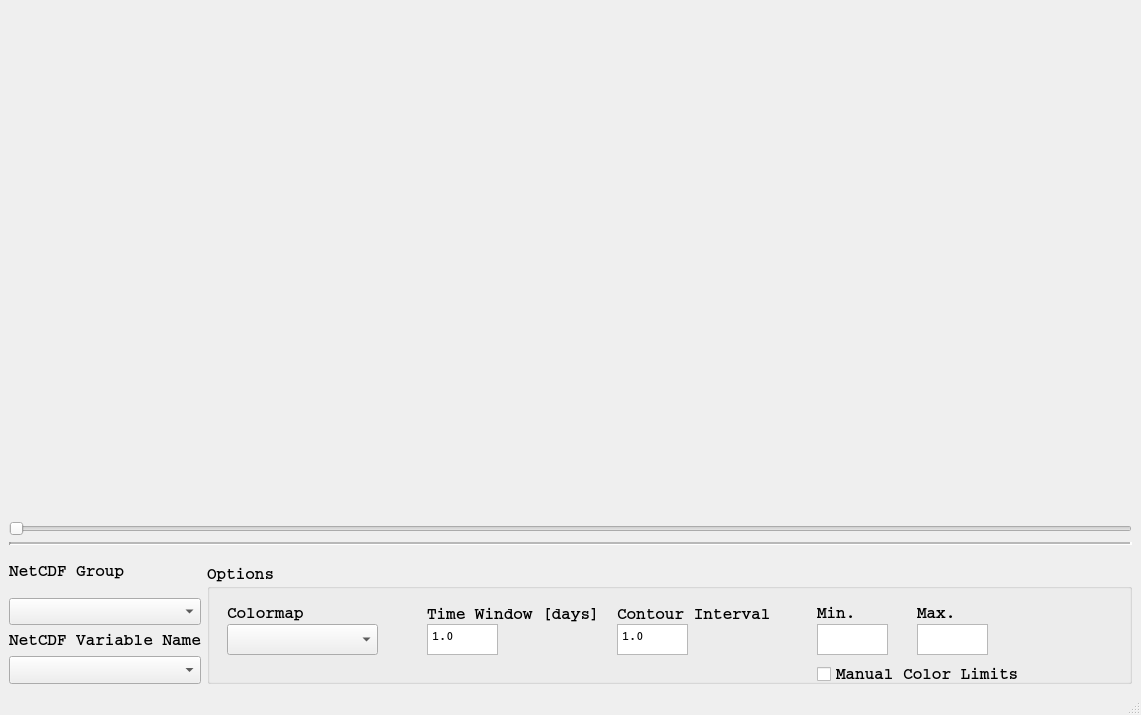
<?xml version="1.0" encoding="UTF-8"?>
<ui version="4.0">
 <class>OceanPlotPy</class>
 <widget class="QMainWindow" name="OceanPlotPy">
  <property name="geometry">
   <rect>
    <x>0</x>
    <y>0</y>
    <width>1141</width>
    <height>715</height>
   </rect>
  </property>
  <property name="sizePolicy">
   <sizepolicy hsizetype="Expanding" vsizetype="Expanding">
    <horstretch>0</horstretch>
    <verstretch>0</verstretch>
   </sizepolicy>
  </property>
  <property name="maximumSize">
   <size>
    <width>16777215</width>
    <height>715</height>
   </size>
  </property>
  <property name="windowTitle">
   <string>OceanPlotPy</string>
  </property>
  <widget class="QWidget" name="centralwidget">
   <layout class="QGridLayout" name="gridLayout">
    <item row="6" column="0">
     <widget class="QLabel" name="label_2">
      <property name="sizePolicy">
       <sizepolicy hsizetype="Maximum" vsizetype="Maximum">
        <horstretch>0</horstretch>
        <verstretch>0</verstretch>
       </sizepolicy>
      </property>
      <property name="font">
       <font>
        <family>Courier</family>
        <pointsize>12</pointsize>
        <weight>75</weight>
        <bold>true</bold>
       </font>
      </property>
      <property name="text">
       <string>NetCDF Variable Name</string>
      </property>
     </widget>
    </item>
    <item row="7" column="0">
     <widget class="QComboBox" name="ncvariable_comboBox">
      <property name="sizePolicy">
       <sizepolicy hsizetype="Maximum" vsizetype="Maximum">
        <horstretch>0</horstretch>
        <verstretch>0</verstretch>
       </sizepolicy>
      </property>
      <property name="maximumSize">
       <size>
        <width>300</width>
        <height>30</height>
       </size>
      </property>
     </widget>
    </item>
    <item row="2" column="0" colspan="2">
     <widget class="Line" name="line">
      <property name="frameShadow">
       <enum>QFrame::Sunken</enum>
      </property>
      <property name="lineWidth">
       <number>2</number>
      </property>
      <property name="midLineWidth">
       <number>2</number>
      </property>
      <property name="orientation">
       <enum>Qt::Horizontal</enum>
      </property>
     </widget>
    </item>
    <item row="3" column="0" rowspan="2">
     <widget class="QLabel" name="label">
      <property name="sizePolicy">
       <sizepolicy hsizetype="Fixed" vsizetype="Fixed">
        <horstretch>0</horstretch>
        <verstretch>0</verstretch>
       </sizepolicy>
      </property>
      <property name="font">
       <font>
        <family>Courier</family>
        <pointsize>12</pointsize>
        <weight>75</weight>
        <bold>true</bold>
       </font>
      </property>
      <property name="text">
       <string>NetCDF Group</string>
      </property>
     </widget>
    </item>
    <item row="1" column="0" colspan="2">
     <widget class="QSlider" name="horizontalSlider">
      <property name="sizePolicy">
       <sizepolicy hsizetype="Preferred" vsizetype="Fixed">
        <horstretch>0</horstretch>
        <verstretch>0</verstretch>
       </sizepolicy>
      </property>
      <property name="orientation">
       <enum>Qt::Horizontal</enum>
      </property>
     </widget>
    </item>
    <item row="0" column="0" colspan="2">
     <widget class="QWidget" name="mplwindow" native="true">
      <property name="sizePolicy">
       <sizepolicy hsizetype="Expanding" vsizetype="Expanding">
        <horstretch>0</horstretch>
        <verstretch>0</verstretch>
       </sizepolicy>
      </property>
      <property name="minimumSize">
       <size>
        <width>0</width>
        <height>500</height>
       </size>
      </property>
      <layout class="QVBoxLayout" name="mplvl"/>
     </widget>
    </item>
    <item row="5" column="0">
     <widget class="QComboBox" name="ncgroup_comboBox">
      <property name="sizePolicy">
       <sizepolicy hsizetype="Maximum" vsizetype="Maximum">
        <horstretch>0</horstretch>
        <verstretch>0</verstretch>
       </sizepolicy>
      </property>
      <property name="maximumSize">
       <size>
        <width>300</width>
        <height>30</height>
       </size>
      </property>
     </widget>
    </item>
    <item row="4" column="1" rowspan="4">
     <widget class="QGroupBox" name="groupBox">
      <property name="minimumSize">
       <size>
        <width>0</width>
        <height>120</height>
       </size>
      </property>
      <property name="font">
       <font>
        <family>Courier</family>
        <pointsize>12</pointsize>
        <weight>75</weight>
        <bold>true</bold>
       </font>
      </property>
      <property name="autoFillBackground">
       <bool>false</bool>
      </property>
      <property name="title">
       <string>Options</string>
      </property>
      <property name="alignment">
       <set>Qt::AlignLeading|Qt::AlignLeft|Qt::AlignTop</set>
      </property>
      <property name="flat">
       <bool>false</bool>
      </property>
      <property name="checkable">
       <bool>false</bool>
      </property>
      <widget class="QComboBox" name="comboBox_cmap">
       <property name="geometry">
        <rect>
         <x>20</x>
         <y>60</y>
         <width>151</width>
         <height>31</height>
        </rect>
       </property>
      </widget>
      <widget class="QCheckBox" name="checkBox_clim">
       <property name="geometry">
        <rect>
         <x>610</x>
         <y>100</y>
         <width>251</width>
         <height>21</height>
        </rect>
       </property>
       <property name="text">
        <string>Manual Color Limits</string>
       </property>
      </widget>
      <widget class="QTextEdit" name="textEdit_cmin">
       <property name="geometry">
        <rect>
         <x>610</x>
         <y>60</y>
         <width>71</width>
         <height>31</height>
        </rect>
       </property>
       <property name="font">
        <font>
         <family>Ubuntu</family>
         <pointsize>9</pointsize>
        </font>
       </property>
      </widget>
      <widget class="QTextEdit" name="textEdit_cmax">
       <property name="geometry">
        <rect>
         <x>710</x>
         <y>60</y>
         <width>71</width>
         <height>31</height>
        </rect>
       </property>
       <property name="font">
        <font>
         <family>Ubuntu</family>
         <pointsize>9</pointsize>
        </font>
       </property>
      </widget>
      <widget class="QLabel" name="label_3">
       <property name="geometry">
        <rect>
         <x>610</x>
         <y>40</y>
         <width>120</width>
         <height>19</height>
        </rect>
       </property>
       <property name="sizePolicy">
        <sizepolicy hsizetype="Fixed" vsizetype="Fixed">
         <horstretch>0</horstretch>
         <verstretch>0</verstretch>
        </sizepolicy>
       </property>
       <property name="font">
        <font>
         <family>Courier</family>
         <pointsize>12</pointsize>
         <weight>75</weight>
         <bold>true</bold>
        </font>
       </property>
       <property name="text">
        <string>Min.</string>
       </property>
      </widget>
      <widget class="QLabel" name="label_4">
       <property name="geometry">
        <rect>
         <x>710</x>
         <y>40</y>
         <width>120</width>
         <height>19</height>
        </rect>
       </property>
       <property name="sizePolicy">
        <sizepolicy hsizetype="Fixed" vsizetype="Fixed">
         <horstretch>0</horstretch>
         <verstretch>0</verstretch>
        </sizepolicy>
       </property>
       <property name="font">
        <font>
         <family>Courier</family>
         <pointsize>12</pointsize>
         <weight>75</weight>
         <bold>true</bold>
        </font>
       </property>
       <property name="text">
        <string>Max.</string>
       </property>
      </widget>
      <widget class="QLabel" name="label_5">
       <property name="geometry">
        <rect>
         <x>20</x>
         <y>40</y>
         <width>120</width>
         <height>19</height>
        </rect>
       </property>
       <property name="sizePolicy">
        <sizepolicy hsizetype="Fixed" vsizetype="Fixed">
         <horstretch>0</horstretch>
         <verstretch>0</verstretch>
        </sizepolicy>
       </property>
       <property name="font">
        <font>
         <family>Courier</family>
         <pointsize>12</pointsize>
         <weight>75</weight>
         <bold>true</bold>
        </font>
       </property>
       <property name="text">
        <string>Colormap</string>
       </property>
      </widget>
      <widget class="QTextEdit" name="textEdit_window">
       <property name="geometry">
        <rect>
         <x>220</x>
         <y>60</y>
         <width>71</width>
         <height>31</height>
        </rect>
       </property>
       <property name="font">
        <font>
         <family>Ubuntu</family>
         <pointsize>9</pointsize>
        </font>
       </property>
       <property name="html">
        <string>&lt;!DOCTYPE HTML PUBLIC &quot;-//W3C//DTD HTML 4.0//EN&quot; &quot;http://www.w3.org/TR/REC-html40/strict.dtd&quot;&gt;
&lt;html&gt;&lt;head&gt;&lt;meta name=&quot;qrichtext&quot; content=&quot;1&quot; /&gt;&lt;style type=&quot;text/css&quot;&gt;
p, li { white-space: pre-wrap; }
&lt;/style&gt;&lt;/head&gt;&lt;body style=&quot; font-family:'Ubuntu'; font-size:9pt; font-weight:600; font-style:normal;&quot;&gt;
&lt;p style=&quot; margin-top:0px; margin-bottom:0px; margin-left:0px; margin-right:0px; -qt-block-indent:0; text-indent:0px;&quot;&gt;1.0&lt;/p&gt;&lt;/body&gt;&lt;/html&gt;</string>
       </property>
      </widget>
      <widget class="QLabel" name="label_6">
       <property name="geometry">
        <rect>
         <x>220</x>
         <y>40</y>
         <width>181</width>
         <height>21</height>
        </rect>
       </property>
       <property name="sizePolicy">
        <sizepolicy hsizetype="Fixed" vsizetype="Fixed">
         <horstretch>0</horstretch>
         <verstretch>0</verstretch>
        </sizepolicy>
       </property>
       <property name="font">
        <font>
         <family>Courier</family>
         <pointsize>12</pointsize>
         <weight>75</weight>
         <bold>true</bold>
        </font>
       </property>
       <property name="text">
        <string>Time Window [days]</string>
       </property>
      </widget>
      <widget class="QTextEdit" name="textEdit_contour">
       <property name="geometry">
        <rect>
         <x>410</x>
         <y>60</y>
         <width>71</width>
         <height>31</height>
        </rect>
       </property>
       <property name="font">
        <font>
         <family>Ubuntu</family>
         <pointsize>9</pointsize>
        </font>
       </property>
       <property name="html">
        <string>&lt;!DOCTYPE HTML PUBLIC &quot;-//W3C//DTD HTML 4.0//EN&quot; &quot;http://www.w3.org/TR/REC-html40/strict.dtd&quot;&gt;
&lt;html&gt;&lt;head&gt;&lt;meta name=&quot;qrichtext&quot; content=&quot;1&quot; /&gt;&lt;style type=&quot;text/css&quot;&gt;
p, li { white-space: pre-wrap; }
&lt;/style&gt;&lt;/head&gt;&lt;body style=&quot; font-family:'Ubuntu'; font-size:9pt; font-weight:600; font-style:normal;&quot;&gt;
&lt;p style=&quot; margin-top:0px; margin-bottom:0px; margin-left:0px; margin-right:0px; -qt-block-indent:0; text-indent:0px;&quot;&gt;1.0&lt;/p&gt;&lt;/body&gt;&lt;/html&gt;</string>
       </property>
      </widget>
      <widget class="QLabel" name="label_7">
       <property name="geometry">
        <rect>
         <x>410</x>
         <y>40</y>
         <width>181</width>
         <height>21</height>
        </rect>
       </property>
       <property name="sizePolicy">
        <sizepolicy hsizetype="Fixed" vsizetype="Fixed">
         <horstretch>0</horstretch>
         <verstretch>0</verstretch>
        </sizepolicy>
       </property>
       <property name="font">
        <font>
         <family>Courier</family>
         <pointsize>12</pointsize>
         <weight>75</weight>
         <bold>true</bold>
        </font>
       </property>
       <property name="text">
        <string>Contour Interval</string>
       </property>
      </widget>
     </widget>
    </item>
   </layout>
  </widget>
  <widget class="QMenuBar" name="menubar">
   <property name="geometry">
    <rect>
     <x>0</x>
     <y>0</y>
     <width>1141</width>
     <height>19</height>
    </rect>
   </property>
  </widget>
  <widget class="QStatusBar" name="statusbar"/>
 </widget>
 <resources/>
 <connections/>
</ui>
